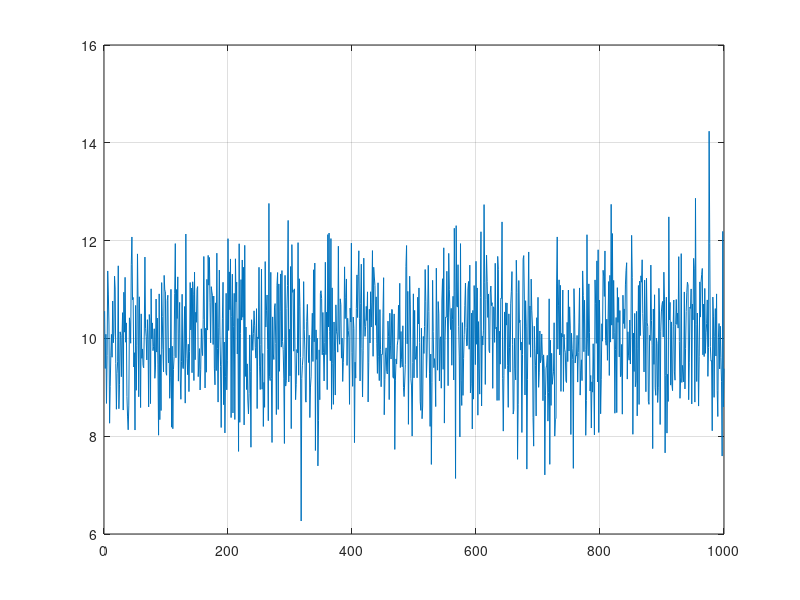

MATLAB code for this plot: (Note: this script raises an error after producing the figure.)
%% Batch type and Recursive 
% the Riccati equation of the discrete version
clear all; clc

%  generate measurement
N= 1000; 
x = 10;
R0 = 1;  %noise intensity

% for i = 1:N  
%     R(i) = R0;   % noise intensity is constant
% end

for i = 1:N  
    if i <= N/2 
    R(i) = R0;   % noise intensity is constant
    else
        R(i) = 2*R0;
    end
end
y = x + R0*randn(N,1);
plot(1:N,y); grid on

xlswrite('kim.xlsx',y)
%% read data as MS excel format
data = xlsread('kim.xlsx');

%% simple average and recursive average

BatchAverage= 1/N*sum(data)
%% recursive average
ReAve(1) = y(1); %ReAve = recursive average 
for i = 2:N
    ReAve(i)=(i-1)/(i) *ReAve(i-1) +1/i *data(i);
end

plot(1:N,data,'b',1:N, ReAve,'r'); grid on
BatchAverage
ReAve(N)
%% kalman gain design

P(1) = R(1);    %the initial error variance 
for i = 2:N
    K(i) = P(i-1)/(P(i-1) +R(i)); 
    P(i)  = (1 - K(i))^2 * P(i-1) + K(i)^2 * R(i);  
end
%% Kalman estimator

xkal(1) = data(1);
for i = 2:N    
    xkal(i) = xkal(i-1) + K(i)*(data(i) - xkal(i-1));
end

plot(1:N, data,'k',1:N, ReAve,'b', 1:N, xkal,'r')
%plot(1:N, ReAve,'b',1:N,xkal,'r'); grid on
%%  we do not know the intensity of noise, just guess, in this example the kalman is still better

% fro kalman variance 
TempR(1:N) = 5*R;
P(1) = TempR(1);
for i = 2:N
    Sim_P(i) = 1/i *TempR(i); 
    K(i) = P(i-1)/(P(i-1) +TempR(i)); 
    P(i)  = (1 - K(i))^2 * P(i-1) + K(i)^2 *TempR(i);  
end
plot(1:N,Sim_P,'b',1:N,P,'r'); grid on
title('the variance: the simple one(blue), the kalman(red)')





